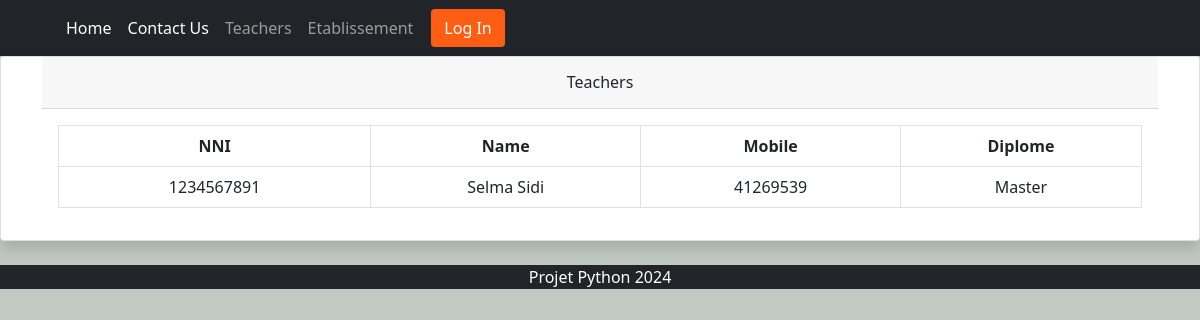
The page /teachers/ on the database as committed earlier.
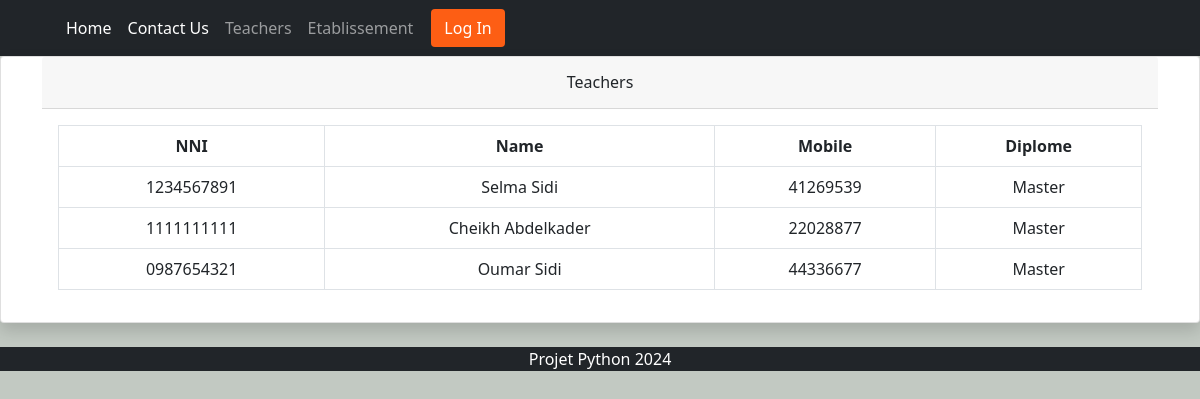
The same page on the database as committed later.
### app/models.py (models this page shows, shortened)
class Teacher(models.Model):
    user=models.OneToOneField(User, on_delete=models.CASCADE)
    profile_pic= models.ImageField(upload_to='media/teacher/', null=True, blank=True)
    mobile = models.CharField(max_length=20, null=True, blank=True)
    NNI = models.CharField(max_length=10)
    diplome = models.CharField(max_length=100)
    subject = models.ManyToManyField(Subject, related_name='subject')
    module = models.CharField(max_length=20, null=True, blank=True)
    langue=models.CharField(max_length=100)
    status=models.BooleanField(default=False)
    @property
    def get_name(self):
        return self.user.first_name+" "+self.user.last_name

### app/views.py (the view)
# urls.py: path('teachers/', teachers, name="teachers"),
def teachers(request):
    teachers = Teacher.objects.all()
    context = {'teachers': teachers}
    return render(request, 'teachers.html', context)

### app/templates/teachers.html
{% extends 'base.html' %}
{% load static %}
{% block content %}
    <div class="card shadow mb-4">
        <div class="container">
            <div class="card-header py-3">
                <h6 class="m-0 font-weight-bold text-center">Teachers</h6>
            </div>
            <div class="card-body">
                <div class="table-responsive">
                    <table class="table table-bordered text-center justify-content-center" id="dataTable" width="100%" cellspacing="0">
                        <thead>
                            <tr>
                                <th>NNI</th>
                                <th>Name</th>
                                <th>Mobile</th>
                                <th>Diplome</th>
                            </tr>
                        </thead>
                        <tbody>
                            {% for teacher in teachers %}
                            <tr>
                                <td>{{ teacher.NNI }}</td>
                                <td>{{ teacher.get_name }}</td>
                                <td>{{ teacher.mobile }}</td>
                                <td>{{ teacher.diplome }}</td>
                            </tr>
                            {% endfor %}
                        </tbody>
                    </table>
                </div>
            </div>
        </div>
    </div>
{% endblock content %}

### app/templates/base.html (shortened to what this page needs)
<!doctype html>
{% load static %}
<html lang="en">
  <head>
    <link href="https://cdn.jsdelivr.net/npm/bootstrap@5.0.0-beta3/dist/css/bootstrap.min.css" rel="stylesheet">
  </head>
  <body style="background-color: rgb(194, 201, 194)">
  {% load static %}
    <nav class="navbar navbar-expand-lg navbar-dark bg-dark" id="main-navbar">
        <div class="container">
          <div class="collapse navbar-collapse" id="navbarNavAltMarkup">
            <div class="navbar-nav">
              <a class="nav-link active" href="/"> Home </a>
              <a class="nav-link active" href="{% url 'contact' %}"> Contact Us </a>
              <a class="nav-link" href="{% url 'teachers' %}"> Teachers </a>
              <a class="nav-link" href="{% url 'etabs' %}"> Etablissement </a>
            </div>
            <form class="d-flex" id="authstyle">
              {% if user.is_authenticated %}
              <div class="navbar-nav">
                <a class="nav-link" href="{% url 'add_etablissment' %}"> Ajout Etablissement </a>
              </div>
                <a href="{% url 'logout' %}" class="btn" style="color: white; background-color: #fd5e14;"type="submit" id="header-links"> Logout </a>
              {% else %}
                <a href="{% url 'login' %}" class="btn" style="color: white; background-color: #fd5e14; margin-left: 10px; "type="submit" id="header-links">Log In</a>
              {% endif %}
              </form>
          </div>
        </div>
    </nav>
      <div>
        {% block content %}
        {% endblock content %}
      </div>
  </body>
  <footer class="bg-dark mb-5">
    <p class="text-center text-white"> Projet Python 2024</p>
  </footer>
</html>

Rows that differ between the two databases and show on the page:
added Teacher: NNI "1111111111", get_name "Cheikh Abdelkader", mobile "22028877", diplome "Master"
added Teacher: NNI "0987654321", get_name "Oumar Sidi", mobile "44336677", diplome "Master"
